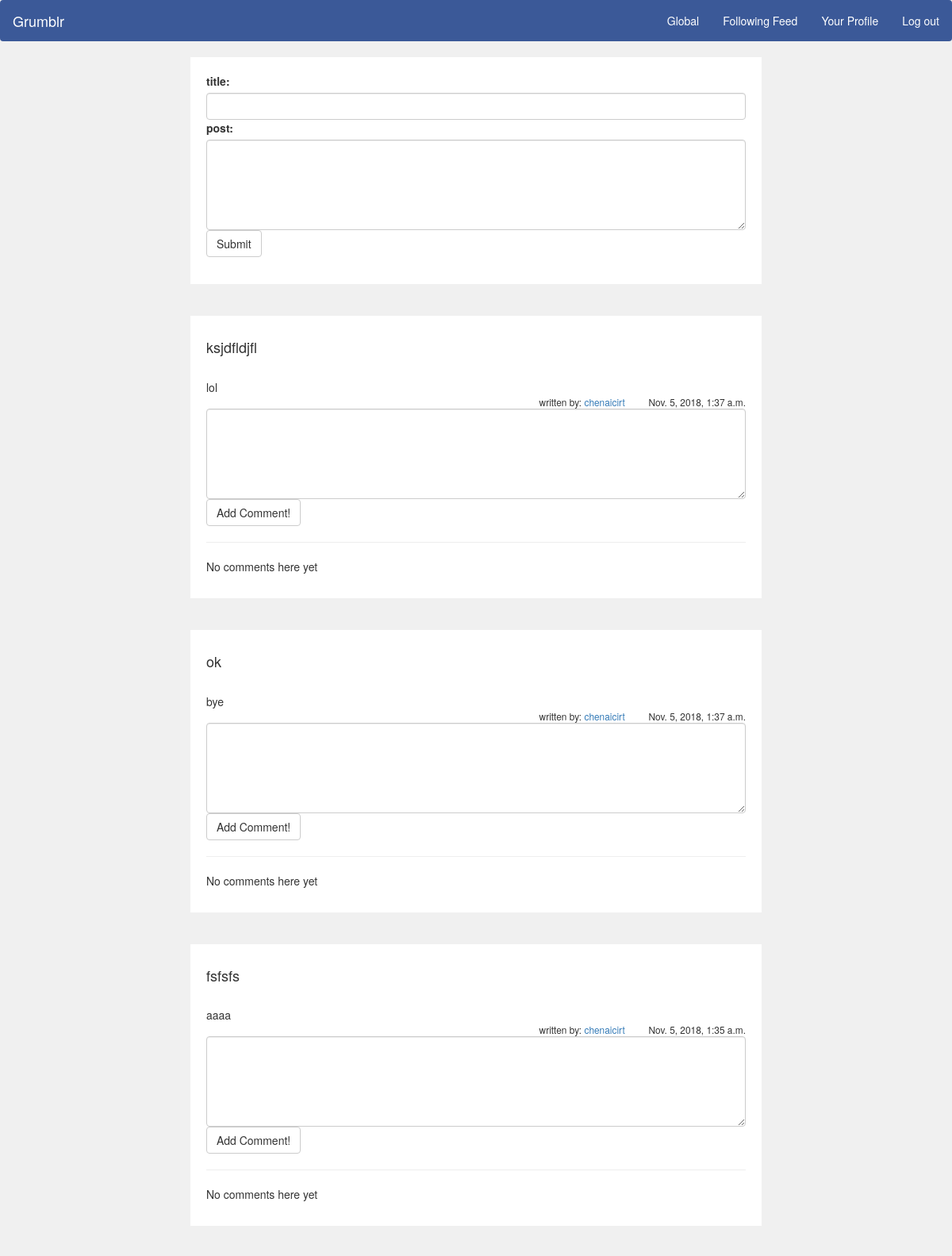
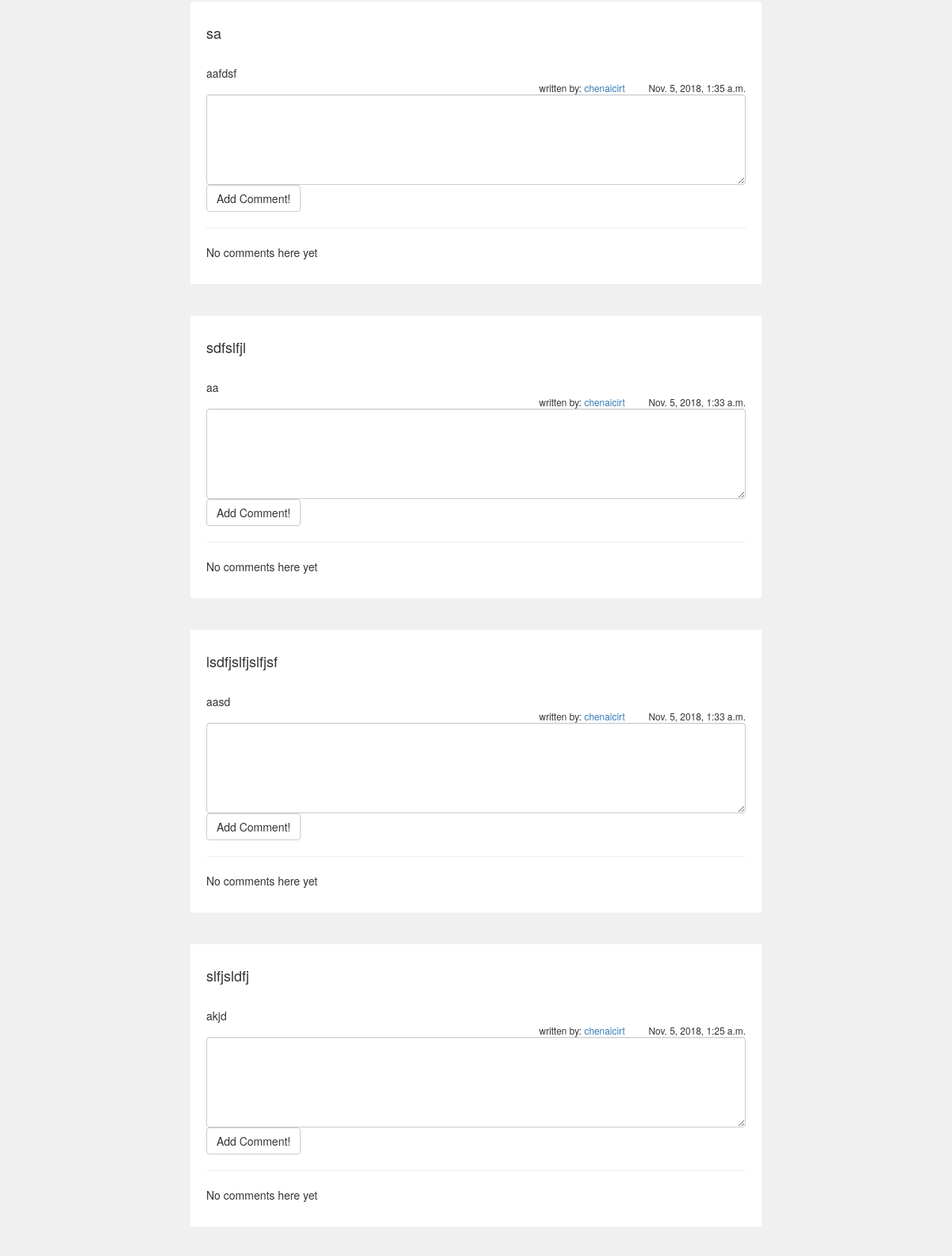
Screenshot of / (signed in, upper part) with the database file from the repository (2 pictures, top to bottom).
### grumblr_private/models.py (models this page shows)
class Post(models.Model):
    author = models.ForeignKey('auth.User', on_delete=models.CASCADE)
    title = models.CharField(max_length=50)
    body = models.TextField()
    date_posted = models.DateTimeField(
            default=timezone.now)

### grumblr_private/views.py (the view)
# urls.py: path('', views.index, name='index'),
def index(request):
	all_posts = Post.objects.all().order_by('-date_posted')
	return render(request, 'index.html', {'posts':all_posts})

### grumblr_private/templates/index.html (shortened to what this page needs)
<div id ="updateAll">
{% extends "base.html" %}
{% load static %}
{% block content %}
{% if user.is_authenticated %}
<div class = "post-panel" >
<form id = "new_post" action="add-post" method="post">
  <label for="title">title:</label>
  <input type="text" class="form-control" name="title">
  <label for="post">post:</label>
  <textarea class="form-control" rows="5" name="body"></textarea>
 <button type="submit" class="btn btn-default">Submit</button>
  </form>
</div>
<br>
{% for post in posts %}
  <br>
  <div class = "post-panel" >
    <h4> {{post.title}} </h4> <br>
    {{post.body}}
    <div class = "detail-text">
    <small> written by: <a href="/grumblr-private/profile/{{post.author.username}}">   {{post.author.username}} </a>  &nbsp &nbsp &nbsp &nbsp {{post.date_posted}} </small> <br>
    </div>
       <textarea class="form-control" rows="5" id = "{{post.pk}}" name="body"></textarea>
      <button class="btn btn-default triggerSubmission" >Add Comment!</button>
         <hr>
      <div id="allComments{{post.pk}}">
        {% for comment in post.comments.all %}
                <div class="date">{{ comment.created_date }}</div>
                <strong>{{ comment.author }}</strong>
                <p>{{ comment.text| linebreaks }}</p>
        {% empty %}
            <p>No comments here yet</p>
        {% endfor %}
       </div>
    </div>
  <br>
{% endfor %}
{% endif %}
{% endblock %}

### grumblr_private/static/style.css (style rules this page uses)
body { background-color: #F0F0F0; }
.post-panel { background-color: white; width: 60%; margin: auto; padding: 20px; }
.detail-text { text-align: right; }

### rows the page displays
Post: title "ksjdfldjfl", body "lol", author.username "chenaicirt", date_posted "Nov. 5, 2018, 1:37 a.m."
Post: title "ok", body "bye", author.username "chenaicirt", date_posted "Nov. 5, 2018, 1:37 a.m."
Post: title "fsfsfs", body "aaaa", author.username "chenaicirt", date_posted "Nov. 5, 2018, 1:35 a.m."
Post: title "sa", body "aafdsf", author.username "chenaicirt", date_posted "Nov. 5, 2018, 1:35 a.m."
Post: title "sdfslfjl", body "aa", author.username "chenaicirt", date_posted "Nov. 5, 2018, 1:33 a.m."
Post: title "lsdfjslfjslfjsf", body "aasd", author.username "chenaicirt", date_posted "Nov. 5, 2018, 1:33 a.m."
Post: title "slfjsldfj", body "akjd", author.username "chenaicirt", date_posted "Nov. 5, 2018, 1:25 a.m."
